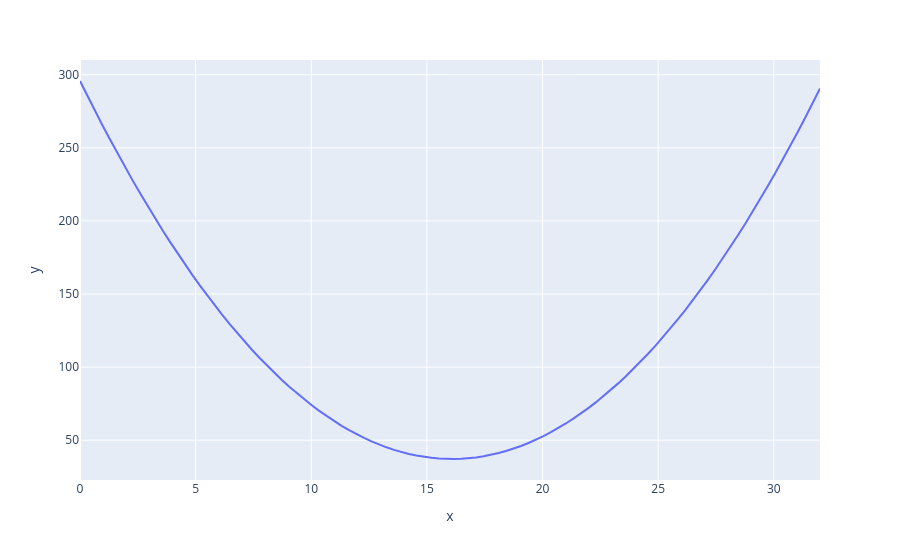

This figure's notebook cell:
### Code cell
import numpy as np

thetas = np.linspace(0, 32, 100)
losses = [calculate_loss(tips, theta) for theta in thetas]

px.line(x=thetas,y=losses)
